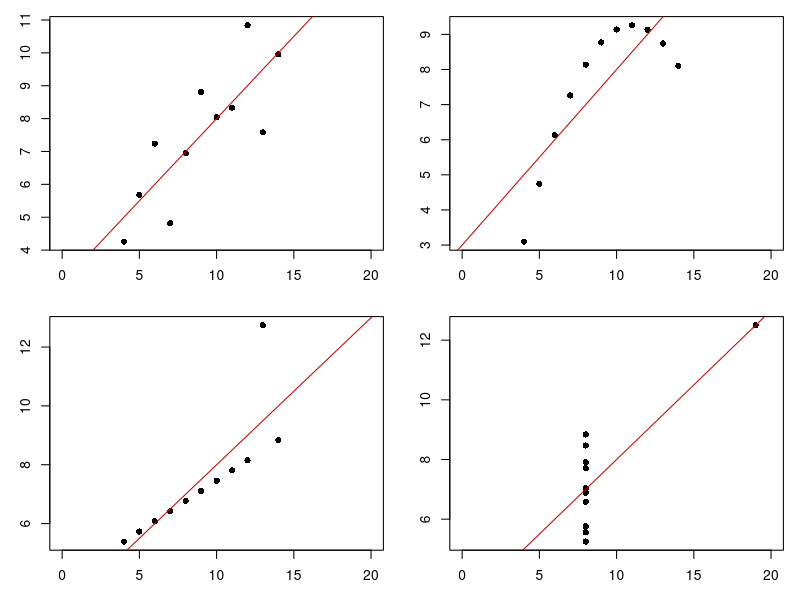

Generate this figure with R:
#page 36

x1<-c(10.0,8.0,13.0,9.0,11.0,14.0,6.0,4.0,12.0,7.0,5.0)
y1<-c(8.04,6.95,7.58,8.81,8.33,9.96,7.24,4.26,10.84,4.82,5.68)
x2<-c(10.0,8.0,13.0,9.0,11.0,14.0,6.0,4.0,12.0,7.0,5.0)
y2<-c(9.14,8.14,8.74,8.77,9.26,8.10,6.13,3.10,9.13,7.26,4.74)
x3<-c(10.0,8.0,13.0,9.0,11.0,14.0,6.0,4.0,12.0,7.0,5.0)
y3<-c(7.46,6.77,12.74,7.11,7.81,8.84,6.08,5.39,8.15,6.42,5.73)
x4<-c(8.0,8.0,8.0,8.0,8.0,8.0,8.0,19.0,8.0,8.0,8.0)
y4<-c(6.58,5.76,7.71,8.84,8.47,7.04,5.25,12.50,5.56,7.91,6.89)

lm(y1~x1) ; lm(y2~x2) ; lm(y3~x3) ; lm(y4~x4)
#Chaque modèle se ressemble bcp


par(mfrow=c(2,2), pch=16, mar = c(3,3,1,1))#ça semble permettre de plot 4 graphiques

plot(x1,y1,xlim=c(0,20))
abline(lm(y1~x1),col = 'red3')

plot(x2,y2,xlim=c(0,20))
abline(lm(y2~x2),col = 'red3')

plot(x3,y3,xlim=c(0,20))
abline(lm(y3~x3),col = 'red3')

plot(x4,y4,xlim=c(0,20))
abline(lm(y4~x4),col = 'red3')

#après avoir vu les 4 graphiques, SURPRISES!